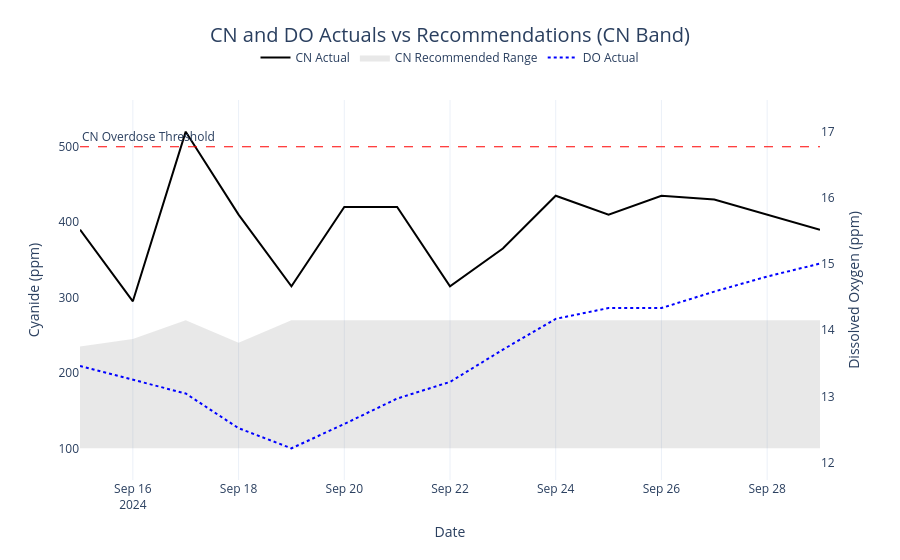
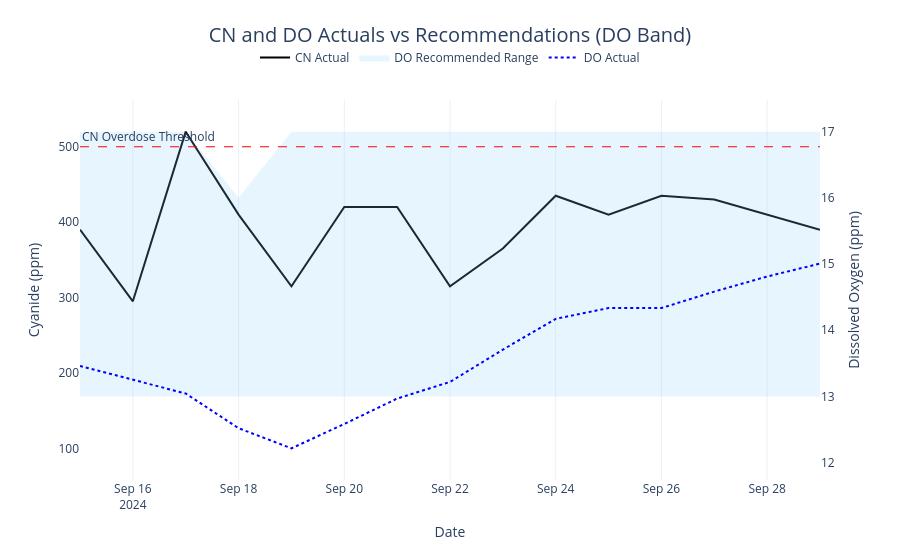

The cell these charts' notebook holds for them, in order:
### Code cell
# --- Define the plotting function ---
def plot_cn_do_actuals(df_window, cn_upper_bound=cn_upper_bound, band_type="CN"):
	# Extract fields
	cn_actual = df_window["CN_Concentration"]
	do_actual = df_window["Dissolved_Oxygen"]
	cn_low = df_window["CN_Recommended_Low"]
	cn_high = df_window["CN_Recommended_High"]
	do_low = df_window["DO_Recommended_Low"]
	do_high = df_window["DO_Recommended_High"]
	net_value = df_window["Actual_Net_Value_USD"] / df_window["Tonnes_Processed"] 
	value_delta = df_window["Optimal_Net_Value_USD_t"] - net_value
	dates = df_window["Date"]

	hover_text = (
		"Date: " + df_window["Date"].dt.strftime("%Y-%m-%d") +
		"<br>CN Actual: " + cn_actual.round(1).astype(str) + " ppm" +
		"<br>CN Range: " + cn_low.round(1).astype(str) + " - " + cn_high.round(1).astype(str) +
		"<br>DO Actual: " + do_actual.round(1).astype(str) + " ppm" +
		"<br>DO Range: " + do_low.round(1).astype(str) + " - " + do_high.round(1).astype(str) +
		"<br>Net Value Δ: $" + value_delta.round(2).astype(str)
	)

	fig = go.Figure()

	# CN actual
	fig.add_trace(go.Scatter(
		x=dates, y=cn_actual, name="CN Actual",
		mode="lines", line=dict(color="black"),
		hovertext=hover_text, hoverinfo="text", yaxis="y"
	))

	# CN or DO Band
	if band_type == "CN":
		fig.add_trace(go.Scatter(
			x=dates.tolist() + dates[::-1].tolist(),
			y=cn_high.tolist() + cn_low[::-1].tolist(),
			fill="toself", fillcolor="rgba(100,100,100,0.15)",
			line=dict(color="rgba(255,255,255,0)"),
			name="CN Recommended Range", yaxis="y", showlegend=True
		))
	elif band_type == "DO":
		fig.add_trace(go.Scatter(
			x=dates.tolist() + dates[::-1].tolist(),
			y=do_high.tolist() + do_low[::-1].tolist(),
			fill="toself", fillcolor="rgba(135,206,250,0.2)",
			line=dict(color="rgba(255,255,255,0)"),
			name="DO Recommended Range", yaxis="y2", showlegend=True
		))

	# --- Compute axis limits (±10% margin) ---
	# CN axis range (include both actual and band limits)
	cn_all = pd.concat([cn_actual, cn_low, cn_high])
	cn_min, cn_max = cn_all.min(), cn_all.max()
	cn_margin = 0.10 * (cn_max - cn_min)
	cn_axis_min = cn_min - cn_margin
	cn_axis_max = cn_max + cn_margin

	# DO axis range (include both actual and band limits)
	do_all = pd.concat([do_actual, do_low, do_high])
	do_min, do_max = do_all.min(), do_all.max()
	do_margin = 0.10 * (do_max - do_min)
	do_axis_min = do_min - do_margin
	do_axis_max = do_max + do_margin

	fig.add_trace(go.Scatter(
		x=dates, y=do_actual, name="DO Actual",
		mode="lines", line=dict(color="blue", dash="dot"),
		hoverinfo="skip", yaxis="y2"
	))

	# Thresholds
	fig.add_hline(y=cn_upper_bound, line=dict(color="red", width=1, dash="dash"),
				  annotation_text="CN Overdose Threshold", annotation_position="top left")
	fig.add_hline(y=9.0, line=dict(color="blue", width=1, dash="dot"),
				  annotation_text="Low DO Threshold", annotation_position="top right", yref="y2")

	# Layout
	fig.update_layout(
		title=dict(
			text=f'CN and DO Actuals vs Recommendations ({band_type} Band)',
			font=dict(size=20),
			x=0.5, y=0.95, xanchor="center", yanchor="top"
		),
		plot_bgcolor='white',
		paper_bgcolor='white',
		template='plotly_white',
		xaxis=dict(title='Date'),
		yaxis=dict(
			title='Cyanide (ppm)',
			showgrid=False,
			gridcolor='lightgrey',
			range=[cn_axis_min, cn_axis_max]
		),
		yaxis2=dict(
			title='Dissolved Oxygen (ppm)',
			overlaying='y',
			side='right',
			showgrid=False,
			range=[do_axis_min, do_axis_max]
		),
		legend=dict(
			orientation='h',
			yanchor='top',
			y=1.15,               
			xanchor='center',
			x=0.5,
			font=dict(size=12)
		),
	)

	return fig


# --- Define window ---
start_date = pd.to_datetime("2024-09-15")
window_days = 14
end_date = start_date + timedelta(days=window_days)

# --- Filter ---
df_window = df[(df["Date"] >= start_date) & (df["Date"] <= end_date)].copy()

# --- Show CN-band plot ---
fig_cn = plot_cn_do_actuals(df_window, band_type="CN")
fig_cn.show()

# --- Show DO-band plot ---
fig_do = plot_cn_do_actuals(df_window, band_type="DO")
fig_do.show()

### Figure 1 — Plotly figure (JSON) as saved in the notebook; plotly's stock layout.template omitted (floating-point values rounded to 4 significant figures)
{"data": [{"hoverinfo": "text", "hovertext": ["Date: 2024-09-15<br>CN Actual: 390 ppm<br>CN Range: 100.0 - 235.0<br>DO Actual: 13.5 ppm<br>DO Range: 13.0 - 17.0<br>Net Value Δ: $5.66", "Date: 2024-09-16<br>CN Actual: 295 ppm<br>CN Range: 100.0 - 245.0<br>DO Actual: 13.3 ppm<br>DO Range: 13.0 - 17.0<br>Net Value Δ: $3.68", "Date: 2024-09-17<br>CN Actual: 520 ppm<br>CN Range: 100.0 - 270.0<br>DO Actual: 13.0 ppm<br>DO Range: 13.0 - 17.0<br>Net Value Δ: $8.62", "Date: 2024-09-18<br>CN Actual: 410 ppm<br>CN Range: 100.0 - 240.0<br>DO Actual: 12.5 ppm<br>DO Range: 13.0 - 16.0<br>Net Value Δ: $5.41", "Date: 2024-09-19<br>CN Actual: 315 ppm<br>CN Range: 100.0 - 270.0<br>DO Actual: 12.2 ppm<br>DO Range: 13.0 - 17.0<br>Net Value Δ: $4.76", "Date: 2024-09-20<br>CN Actual: 420 ppm<br>CN Range: 100.0 - 270.0<br>DO Actual: 12.6 ppm<br>DO Range: 13.0 - 17.0<br>Net Value Δ: $6.75", "Date: 2024-09-21<br>CN Actual: 420 ppm<br>CN Range: 100.0 - 270.0<br>DO Actual: 13.0 ppm<br>DO Range: 13.0 - 17.0<br>Net Value Δ: $7.47", "Date: 2024-09-22<br>CN Actual: 315 ppm<br>CN Range: 100.0 - 270.0<br>DO Actual: 13.2 ppm<br>DO Range: 13.0 - 17.0<br>Net Value Δ: $3.63", "Date: 2024-09-23<br>CN Actual: 365 ppm<br>CN Range: 100.0 - 270.0<br>DO Actual: 13.7 ppm<br>DO Range: 13.0 - 17.0<br>Net Value Δ: $5.88", "Date: 2024-09-24<br>CN Actual: 435 ppm<br>CN Range: 100.0 - 270.0<br>DO Actual: 14.2 ppm<br>DO Range: 13.0 - 17.0<br>Net Value Δ: $9.4", "Date: 2024-09-25<br>CN Actual: 410 ppm<br>CN Range: 100.0 - 270.0<br>DO Actual: 14.3 ppm<br>DO Range: 13.0 - 17.0<br>Net Value Δ: $6.02", "Date: 2024-09-26<br>CN Actual: 435 ppm<br>CN Range: 100.0 - 270.0<br>DO Actual: 14.3 ppm<br>DO Range: 13.0 - 17.0<br>Net Value Δ: $9.86", "Date: 2024-09-27<br>CN Actual: 430 ppm<br>CN Range: 100.0 - 270.0<br>DO Actual: 14.6 ppm<br>DO Range: 13.0 - 17.0<br>Net Value Δ: $7.34", "Date: 2024-09-28<br>CN Actual: 410 ppm<br>CN Range: 100.0 - 270.0<br>DO Actual: 14.8 ppm<br>DO Range: 13.0 - 17.0<br>Net Value Δ: $9.26", "Date: 2024-09-29<br>CN Actual: 390 ppm<br>CN Range: 100.0 - 270.0<br>DO Actual: 15.0 ppm<br>DO Range: 13.0 - 17.0<br>Net Value Δ: $4.03"], "line": {"color": "black"}, "mode": "lines", "name": "CN Actual", "type": "scatter", "x": ["2024-09-15T00:00:00", "2024-09-16T00:00:00", "2024-09-17T00:00:00", "2024-09-18T00:00:00", "2024-09-19T00:00:00", "2024-09-20T00:00:00", "2024-09-21T00:00:00", "2024-09-22T00:00:00", "2024-09-23T00:00:00", "2024-09-24T00:00:00", "2024-09-25T00:00:00", "2024-09-26T00:00:00", "2024-09-27T00:00:00", "2024-09-28T00:00:00", "2024-09-29T00:00:00"], "y": [390, 295, 520, 410, 315, 420, 420, 315, 365, 435, 410, 435, 430, 410, 390], "yaxis": "y"}, {"fill": "toself", "fillcolor": "rgba(100,100,100,0.15)", "line": {"color": "rgba(255,255,255,0)"}, "name": "CN Recommended Range", "showlegend": true, "type": "scatter", "x": ["2024-09-15T00:00:00", "2024-09-16T00:00:00", "2024-09-17T00:00:00", "2024-09-18T00:00:00", "2024-09-19T00:00:00", "2024-09-20T00:00:00", "2024-09-21T00:00:00", "2024-09-22T00:00:00", "2024-09-23T00:00:00", "2024-09-24T00:00:00", "2024-09-25T00:00:00", "2024-09-26T00:00:00", "2024-09-27T00:00:00", "2024-09-28T00:00:00", "2024-09-29T00:00:00", "2024-09-29T00:00:00", "2024-09-28T00:00:00", "2024-09-27T00:00:00", "2024-09-26T00:00:00", "2024-09-25T00:00:00", "2024-09-24T00:00:00", "2024-09-23T00:00:00", "2024-09-22T00:00:00", "2024-09-21T00:00:00", "2024-09-20T00:00:00", "2024-09-19T00:00:00", "2024-09-18T00:00:00", "2024-09-17T00:00:00", "2024-09-16T00:00:00", "2024-09-15T00:00:00"], "y": [235, 245, 270, 240, 270, 270, 270, 270, 270, 270, 270, 270, 270, 270, 270, 100, 100, 100, 100, 100, 100, 100, 100, 100, 100, 100, 100, 100, 100, 100], "yaxis": "y"}, {"hoverinfo": "skip", "line": {"color": "blue", "dash": "dot"}, "mode": "lines", "name": "DO Actual", "type": "scatter", "x": ["2024-09-15T00:00:00", "2024-09-16T00:00:00", "2024-09-17T00:00:00", "2024-09-18T00:00:00", "2024-09-19T00:00:00", "2024-09-20T00:00:00", "2024-09-21T00:00:00", "2024-09-22T00:00:00", "2024-09-23T00:00:00", "2024-09-24T00:00:00", "2024-09-25T00:00:00", "2024-09-26T00:00:00", "2024-09-27T00:00:00", "2024-09-28T00:00:00", "2024-09-29T00:00:00"], "y": [13.46, 13.25, 13.04, 12.52, 12.22, 12.58, 12.97, 13.22, 13.71, 14.17, 14.34, 14.34, 14.58, 14.81, 15.01], "yaxis": "y2"}], "layout": {"annotations": [{"showarrow": false, "text": "CN Overdose Threshold", "x": 0, "xanchor": "left", "xref": "x domain", "y": 500, "yanchor": "bottom", "yref": "y"}, {"showarrow": false, "text": "Low DO Threshold", "x": 1, "xanchor": "right", "xref": "x domain", "y": 9, "yanchor": "bottom", "yref": "y2"}], "legend": {"font": {"size": 12}, "orientation": "h", "x": 0.5, "xanchor": "center", "y": 1.15, "yanchor": "top"}, "paper_bgcolor": "white", "plot_bgcolor": "white", "shapes": [{"line": {"color": "red", "dash": "dash", "width": 1}, "type": "line", "x0": 0, "x1": 1, "xref": "x domain", "y0": 500, "y1": 500, "yref": "y"}, {"line": {"color": "blue", "dash": "dot", "width": 1}, "type": "line", "x0": 0, "x1": 1, "xref": "x domain", "y0": 9, "y1": 9, "yref": "y2"}], "title": {"font": {"size": 20}, "text": "CN and DO Actuals vs Recommendations (CN Band)", "x": 0.5, "xanchor": "center", "y": 0.95, "yanchor": "top"}, "xaxis": {"title": {"text": "Date"}}, "yaxis": {"gridcolor": "lightgrey", "range": [58, 562], "showgrid": false, "title": {"text": "Cyanide (ppm)"}}, "yaxis2": {"overlaying": "y", "range": [11.74, 17.48], "showgrid": false, "side": "right", "title": {"text": "Dissolved Oxygen (ppm)"}}}}

### Figure 2 — Plotly figure (JSON) as saved in the notebook; plotly's stock layout.template omitted (floating-point values rounded to 4 significant figures)
{"data": [{"hoverinfo": "text", "hovertext": ["Date: 2024-09-15<br>CN Actual: 390 ppm<br>CN Range: 100.0 - 235.0<br>DO Actual: 13.5 ppm<br>DO Range: 13.0 - 17.0<br>Net Value Δ: $5.66", "Date: 2024-09-16<br>CN Actual: 295 ppm<br>CN Range: 100.0 - 245.0<br>DO Actual: 13.3 ppm<br>DO Range: 13.0 - 17.0<br>Net Value Δ: $3.68", "Date: 2024-09-17<br>CN Actual: 520 ppm<br>CN Range: 100.0 - 270.0<br>DO Actual: 13.0 ppm<br>DO Range: 13.0 - 17.0<br>Net Value Δ: $8.62", "Date: 2024-09-18<br>CN Actual: 410 ppm<br>CN Range: 100.0 - 240.0<br>DO Actual: 12.5 ppm<br>DO Range: 13.0 - 16.0<br>Net Value Δ: $5.41", "Date: 2024-09-19<br>CN Actual: 315 ppm<br>CN Range: 100.0 - 270.0<br>DO Actual: 12.2 ppm<br>DO Range: 13.0 - 17.0<br>Net Value Δ: $4.76", "Date: 2024-09-20<br>CN Actual: 420 ppm<br>CN Range: 100.0 - 270.0<br>DO Actual: 12.6 ppm<br>DO Range: 13.0 - 17.0<br>Net Value Δ: $6.75", "Date: 2024-09-21<br>CN Actual: 420 ppm<br>CN Range: 100.0 - 270.0<br>DO Actual: 13.0 ppm<br>DO Range: 13.0 - 17.0<br>Net Value Δ: $7.47", "Date: 2024-09-22<br>CN Actual: 315 ppm<br>CN Range: 100.0 - 270.0<br>DO Actual: 13.2 ppm<br>DO Range: 13.0 - 17.0<br>Net Value Δ: $3.63", "Date: 2024-09-23<br>CN Actual: 365 ppm<br>CN Range: 100.0 - 270.0<br>DO Actual: 13.7 ppm<br>DO Range: 13.0 - 17.0<br>Net Value Δ: $5.88", "Date: 2024-09-24<br>CN Actual: 435 ppm<br>CN Range: 100.0 - 270.0<br>DO Actual: 14.2 ppm<br>DO Range: 13.0 - 17.0<br>Net Value Δ: $9.4", "Date: 2024-09-25<br>CN Actual: 410 ppm<br>CN Range: 100.0 - 270.0<br>DO Actual: 14.3 ppm<br>DO Range: 13.0 - 17.0<br>Net Value Δ: $6.02", "Date: 2024-09-26<br>CN Actual: 435 ppm<br>CN Range: 100.0 - 270.0<br>DO Actual: 14.3 ppm<br>DO Range: 13.0 - 17.0<br>Net Value Δ: $9.86", "Date: 2024-09-27<br>CN Actual: 430 ppm<br>CN Range: 100.0 - 270.0<br>DO Actual: 14.6 ppm<br>DO Range: 13.0 - 17.0<br>Net Value Δ: $7.34", "Date: 2024-09-28<br>CN Actual: 410 ppm<br>CN Range: 100.0 - 270.0<br>DO Actual: 14.8 ppm<br>DO Range: 13.0 - 17.0<br>Net Value Δ: $9.26", "Date: 2024-09-29<br>CN Actual: 390 ppm<br>CN Range: 100.0 - 270.0<br>DO Actual: 15.0 ppm<br>DO Range: 13.0 - 17.0<br>Net Value Δ: $4.03"], "line": {"color": "black"}, "mode": "lines", "name": "CN Actual", "type": "scatter", "x": ["2024-09-15T00:00:00", "2024-09-16T00:00:00", "2024-09-17T00:00:00", "2024-09-18T00:00:00", "2024-09-19T00:00:00", "2024-09-20T00:00:00", "2024-09-21T00:00:00", "2024-09-22T00:00:00", "2024-09-23T00:00:00", "2024-09-24T00:00:00", "2024-09-25T00:00:00", "2024-09-26T00:00:00", "2024-09-27T00:00:00", "2024-09-28T00:00:00", "2024-09-29T00:00:00"], "y": [390, 295, 520, 410, 315, 420, 420, 315, 365, 435, 410, 435, 430, 410, 390], "yaxis": "y"}, {"fill": "toself", "fillcolor": "rgba(135,206,250,0.2)", "line": {"color": "rgba(255,255,255,0)"}, "name": "DO Recommended Range", "showlegend": true, "type": "scatter", "x": ["2024-09-15T00:00:00", "2024-09-16T00:00:00", "2024-09-17T00:00:00", "2024-09-18T00:00:00", "2024-09-19T00:00:00", "2024-09-20T00:00:00", "2024-09-21T00:00:00", "2024-09-22T00:00:00", "2024-09-23T00:00:00", "2024-09-24T00:00:00", "2024-09-25T00:00:00", "2024-09-26T00:00:00", "2024-09-27T00:00:00", "2024-09-28T00:00:00", "2024-09-29T00:00:00", "2024-09-29T00:00:00", "2024-09-28T00:00:00", "2024-09-27T00:00:00", "2024-09-26T00:00:00", "2024-09-25T00:00:00", "2024-09-24T00:00:00", "2024-09-23T00:00:00", "2024-09-22T00:00:00", "2024-09-21T00:00:00", "2024-09-20T00:00:00", "2024-09-19T00:00:00", "2024-09-18T00:00:00", "2024-09-17T00:00:00", "2024-09-16T00:00:00", "2024-09-15T00:00:00"], "y": [17, 17, 17, 16, 17, 17, 17, 17, 17, 17, 17, 17, 17, 17, 17, 13, 13, 13, 13, 13, 13, 13, 13, 13, 13, 13, 13, 13, 13, 13], "yaxis": "y2"}, {"hoverinfo": "skip", "line": {"color": "blue", "dash": "dot"}, "mode": "lines", "name": "DO Actual", "type": "scatter", "x": ["2024-09-15T00:00:00", "2024-09-16T00:00:00", "2024-09-17T00:00:00", "2024-09-18T00:00:00", "2024-09-19T00:00:00", "2024-09-20T00:00:00", "2024-09-21T00:00:00", "2024-09-22T00:00:00", "2024-09-23T00:00:00", "2024-09-24T00:00:00", "2024-09-25T00:00:00", "2024-09-26T00:00:00", "2024-09-27T00:00:00", "2024-09-28T00:00:00", "2024-09-29T00:00:00"], "y": [13.46, 13.25, 13.04, 12.52, 12.22, 12.58, 12.97, 13.22, 13.71, 14.17, 14.34, 14.34, 14.58, 14.81, 15.01], "yaxis": "y2"}], "layout": {"annotations": [{"showarrow": false, "text": "CN Overdose Threshold", "x": 0, "xanchor": "left", "xref": "x domain", "y": 500, "yanchor": "bottom", "yref": "y"}, {"showarrow": false, "text": "Low DO Threshold", "x": 1, "xanchor": "right", "xref": "x domain", "y": 9, "yanchor": "bottom", "yref": "y2"}], "legend": {"font": {"size": 12}, "orientation": "h", "x": 0.5, "xanchor": "center", "y": 1.15, "yanchor": "top"}, "paper_bgcolor": "white", "plot_bgcolor": "white", "shapes": [{"line": {"color": "red", "dash": "dash", "width": 1}, "type": "line", "x0": 0, "x1": 1, "xref": "x domain", "y0": 500, "y1": 500, "yref": "y"}, {"line": {"color": "blue", "dash": "dot", "width": 1}, "type": "line", "x0": 0, "x1": 1, "xref": "x domain", "y0": 9, "y1": 9, "yref": "y2"}], "title": {"font": {"size": 20}, "text": "CN and DO Actuals vs Recommendations (DO Band)", "x": 0.5, "xanchor": "center", "y": 0.95, "yanchor": "top"}, "xaxis": {"title": {"text": "Date"}}, "yaxis": {"gridcolor": "lightgrey", "range": [58, 562], "showgrid": false, "title": {"text": "Cyanide (ppm)"}}, "yaxis2": {"overlaying": "y", "range": [11.74, 17.48], "showgrid": false, "side": "right", "title": {"text": "Dissolved Oxygen (ppm)"}}}}
